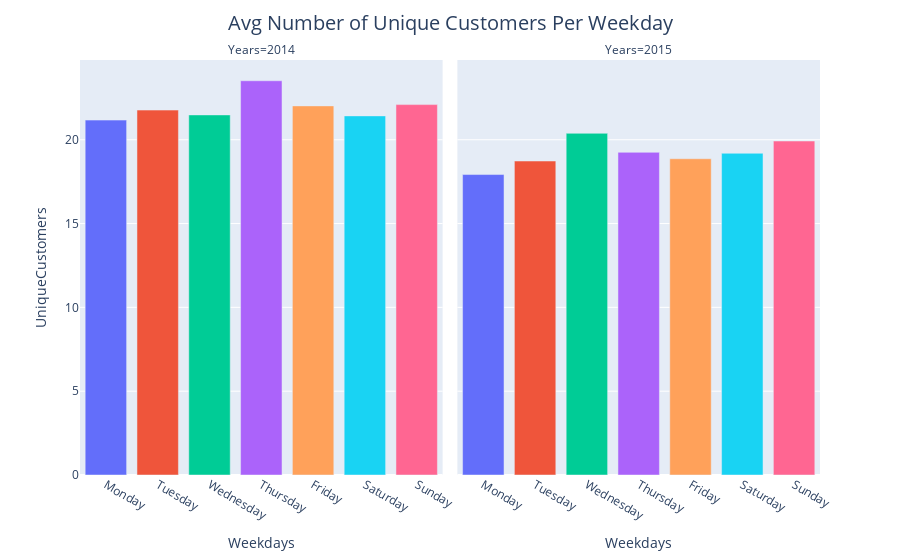

The notebook cell saved with this chart:
### Code cell
temp6=temp5.groupby(['Years','Weekdays'],as_index=False)[['UniqueCustomers']].mean()

fig=px.bar(temp6,x='Weekdays',y='UniqueCustomers',color='Weekdays',facet_col='Years',
          category_orders={'Weekdays':['Monday','Tuesday','Wednesday','Thursday','Friday','Saturday','Sunday']})
fig.update_layout(title_text='Avg Number of Unique Customers Per Weekday',title_x=0.5,
                 title={'font': {'size':20}},
                 showlegend=False)
fig.show()

### Figure 1 — Plotly figure (JSON) as saved in the notebook; plotly's stock layout.template omitted (floating-point values rounded to 4 significant figures)
{"data": [{"alignmentgroup": "True", "hovertemplate": "Weekdays=%{x}<br>Years=2014<br>UniqueCustomers=%{y}<extra></extra>", "legendgroup": "Monday", "marker": {"color": "#636efa", "pattern": {"shape": ""}}, "name": "Monday", "offsetgroup": "Monday", "orientation": "v", "showlegend": true, "textposition": "auto", "type": "bar", "x": ["Monday"], "xaxis": "x", "y": [21.17], "yaxis": "y"}, {"alignmentgroup": "True", "hovertemplate": "Weekdays=%{x}<br>Years=2015<br>UniqueCustomers=%{y}<extra></extra>", "legendgroup": "Monday", "marker": {"color": "#636efa", "pattern": {"shape": ""}}, "name": "Monday", "offsetgroup": "Monday", "orientation": "v", "showlegend": false, "textposition": "auto", "type": "bar", "x": ["Monday"], "xaxis": "x2", "y": [17.92], "yaxis": "y2"}, {"alignmentgroup": "True", "hovertemplate": "Weekdays=%{x}<br>Years=2014<br>UniqueCustomers=%{y}<extra></extra>", "legendgroup": "Tuesday", "marker": {"color": "#EF553B", "pattern": {"shape": ""}}, "name": "Tuesday", "offsetgroup": "Tuesday", "orientation": "v", "showlegend": true, "textposition": "auto", "type": "bar", "x": ["Tuesday"], "xaxis": "x", "y": [21.77], "yaxis": "y"}, {"alignmentgroup": "True", "hovertemplate": "Weekdays=%{x}<br>Years=2015<br>UniqueCustomers=%{y}<extra></extra>", "legendgroup": "Tuesday", "marker": {"color": "#EF553B", "pattern": {"shape": ""}}, "name": "Tuesday", "offsetgroup": "Tuesday", "orientation": "v", "showlegend": false, "textposition": "auto", "type": "bar", "x": ["Tuesday"], "xaxis": "x2", "y": [18.73], "yaxis": "y2"}, {"alignmentgroup": "True", "hovertemplate": "Weekdays=%{x}<br>Years=2014<br>UniqueCustomers=%{y}<extra></extra>", "legendgroup": "Wednesday", "marker": {"color": "#00cc96", "pattern": {"shape": ""}}, "name": "Wednesday", "offsetgroup": "Wednesday", "orientation": "v", "showlegend": true, "textposition": "auto", "type": "bar", "x": ["Wednesday"], "xaxis": "x", "y": [21.48], "yaxis": "y"}, {"alignmentgroup": "True", "hovertemplate": "Weekdays=%{x}<br>Years=2015<br>UniqueCustomers=%{y}<extra></extra>", "legendgroup": "Wednesday", "marker": {"color": "#00cc96", "pattern": {"shape": ""}}, "name": "Wednesday", "offsetgroup": "Wednesday", "orientation": "v", "showlegend": false, "textposition": "auto", "type": "bar", "x": ["Wednesday"], "xaxis": "x2", "y": [20.38], "yaxis": "y2"}, {"alignmentgroup": "True", "hovertemplate": "Weekdays=%{x}<br>Years=2014<br>UniqueCustomers=%{y}<extra></extra>", "legendgroup": "Thursday", "marker": {"color": "#ab63fa", "pattern": {"shape": ""}}, "name": "Thursday", "offsetgroup": "Thursday", "orientation": "v", "showlegend": true, "textposition": "auto", "type": "bar", "x": ["Thursday"], "xaxis": "x", "y": [23.52], "yaxis": "y"}, {"alignmentgroup": "True", "hovertemplate": "Weekdays=%{x}<br>Years=2015<br>UniqueCustomers=%{y}<extra></extra>", "legendgroup": "Thursday", "marker": {"color": "#ab63fa", "pattern": {"shape": ""}}, "name": "Thursday", "offsetgroup": "Thursday", "orientation": "v", "showlegend": false, "textposition": "auto", "type": "bar", "x": ["Thursday"], "xaxis": "x2", "y": [19.25], "yaxis": "y2"}, {"alignmentgroup": "True", "hovertemplate": "Weekdays=%{x}<br>Years=2014<br>UniqueCustomers=%{y}<extra></extra>", "legendgroup": "Friday", "marker": {"color": "#FFA15A", "pattern": {"shape": ""}}, "name": "Friday", "offsetgroup": "Friday", "orientation": "v", "showlegend": true, "textposition": "auto", "type": "bar", "x": ["Friday"], "xaxis": "x", "y": [22.02], "yaxis": "y"}, {"alignmentgroup": "True", "hovertemplate": "Weekdays=%{x}<br>Years=2015<br>UniqueCustomers=%{y}<extra></extra>", "legendgroup": "Friday", "marker": {"color": "#FFA15A", "pattern": {"shape": ""}}, "name": "Friday", "offsetgroup": "Friday", "orientation": "v", "showlegend": false, "textposition": "auto", "type": "bar", "x": ["Friday"], "xaxis": "x2", "y": [18.87], "yaxis": "y2"}, {"alignmentgroup": "True", "hovertemplate": "Weekdays=%{x}<br>Years=2014<br>UniqueCustomers=%{y}<extra></extra>", "legendgroup": "Saturday", "marker": {"color": "#19d3f3", "pattern": {"shape": ""}}, "name": "Saturday", "offsetgroup": "Saturday", "orientation": "v", "showlegend": true, "textposition": "auto", "type": "bar", "x": ["Saturday"], "xaxis": "x", "y": [21.42], "yaxis": "y"}, {"alignmentgroup": "True", "hovertemplate": "Weekdays=%{x}<br>Years=2015<br>UniqueCustomers=%{y}<extra></extra>", "legendgroup": "Saturday", "marker": {"color": "#19d3f3", "pattern": {"shape": ""}}, "name": "Saturday", "offsetgroup": "Saturday", "orientation": "v", "showlegend": false, "textposition": "auto", "type": "bar", "x": ["Saturday"], "xaxis": "x2", "y": [19.19], "yaxis": "y2"}, {"alignmentgroup": "True", "hovertemplate": "Weekdays=%{x}<br>Years=2014<br>UniqueCustomers=%{y}<extra></extra>", "legendgroup": "Sunday", "marker": {"color": "#FF6692", "pattern": {"shape": ""}}, "name": "Sunday", "offsetgroup": "Sunday", "orientation": "v", "showlegend": true, "textposition": "auto", "type": "bar", "x": ["Sunday"], "xaxis": "x", "y": [22.1], "yaxis": "y"}, {"alignmentgroup": "True", "hovertemplate": "Weekdays=%{x}<br>Years=2015<br>UniqueCustomers=%{y}<extra></extra>", "legendgroup": "Sunday", "marker": {"color": "#FF6692", "pattern": {"shape": ""}}, "name": "Sunday", "offsetgroup": "Sunday", "orientation": "v", "showlegend": false, "textposition": "auto", "type": "bar", "x": ["Sunday"], "xaxis": "x2", "y": [19.92], "yaxis": "y2"}], "layout": {"annotations": [{"font": {}, "showarrow": false, "text": "Years=2014", "x": 0.245, "xanchor": "center", "xref": "paper", "y": 1, "yanchor": "bottom", "yref": "paper"}, {"font": {}, "showarrow": false, "text": "Years=2015", "x": 0.755, "xanchor": "center", "xref": "paper", "y": 1, "yanchor": "bottom", "yref": "paper"}], "barmode": "relative", "legend": {"title": {"text": "Weekdays"}, "tracegroupgap": 0}, "margin": {"t": 60}, "showlegend": false, "title": {"font": {"size": 20}, "text": "Avg Number of Unique Customers Per Weekday", "x": 0.5}, "xaxis": {"anchor": "y", "categoryarray": ["Monday", "Tuesday", "Wednesday", "Thursday", "Friday", "Saturday", "Sunday"], "categoryorder": "array", "domain": [0, 0.49], "title": {"text": "Weekdays"}}, "xaxis2": {"anchor": "y2", "categoryarray": ["Monday", "Tuesday", "Wednesday", "Thursday", "Friday", "Saturday", "Sunday"], "categoryorder": "array", "domain": [0.51, 1], "matches": "x", "title": {"text": "Weekdays"}}, "yaxis": {"anchor": "x", "domain": [0, 1], "title": {"text": "UniqueCustomers"}}, "yaxis2": {"anchor": "x2", "domain": [0, 1], "matches": "y", "showticklabels": false}}}
